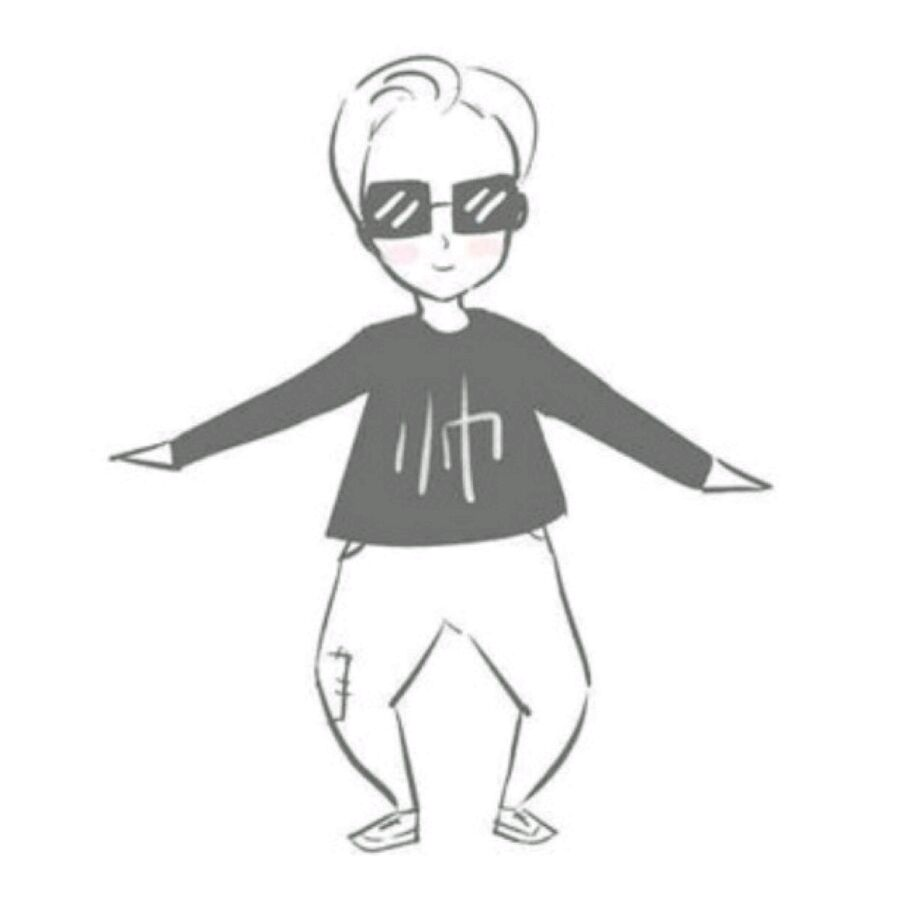
#> input picture test.jpg, 899 x 900 px
$ python picture_to_ascii.py test.jpg
#> lines starting #> are read from the running program, lines starting #| are printed output that depends on the picture
#!/usr/bin/env python
# -*- coding: utf-8 -*-

from PIL import Image
import argparse
import sys

base_bit = 175
ascii_chars = '$@B%8&WM#*oahkbdpqwmZO0QLCJUYXzcvunxrjft/\|()1{}[]?-_+~<>i!lI;:,\"^`\'. '

def get_char(r, g, b, alpha = 256):

    if alpha == 0:
        return ' '
    length = len(ascii_chars)
    gray = int(0.2126 * r + 0.7152 * g + 0.0722 * b)
    unit = (256.0 + 1) / length
    return ascii_chars[int(gray / unit)]

if __name__ == '__main__':

    parser = argparse.ArgumentParser()
    parser.add_argument('file')
    parser.add_argument('-o', '--output')
    parser.add_argument('--auto', type=bool, default=True, help='True|False')
    parser.add_argument('--width', type=int, default=0)
    parser.add_argument('--height', type=int, default=0)

    args = parser.parse_args()
    target_iamge = args.file
    target_iamge_width = args.width
    target_iamge_auto = args.auto
    target_iamge_height = args.height
    target_iamge_output = args.output

    target_iamge = Image.open(target_iamge)
#> target_iamge is the input picture: PIL image 899x900 RGB; mean R, G, B 240.4, 240.5, 240.3

    if target_iamge_width + target_iamge_height == 0:
        target_iamge_width, target_iamge_height = target_iamge.size
#> target_iamge_width = 899; target_iamge_height = 900
        if target_iamge_auto is True:
            if target_iamge_height >= target_iamge_width:
                target_iamge_width = int(base_bit * (float(target_iamge_width) / target_iamge_height))
#> target_iamge_width = 174
                target_iamge_height = base_bit
            else:
                target_iamge_height = int(base_bit * (float(target_iamge_height) / target_iamge_width))
                target_iamge_width = base_bit
        else:
            if target_iamge_width or target_iamge_height == 0:
                print("width or height can't less 0 !")
                sys.exit(-1)
    else:
        pass
    # print target_iamge_width,target_iamge_height
    target_iamge = target_iamge.resize( (target_iamge_width, target_iamge_height ), Image.NEAREST)
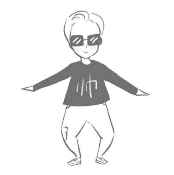
#> target_iamge: PIL image 174x175 RGB; mean R, G, B 240.4, 240.5, 240.3

    chars_txt = ""

    for height in range(target_iamge_height):
        for width in range(target_iamge_width):
            chars_txt += get_char(*target_iamge.getpixel((width, height)))
        chars_txt += '\n'

    print(chars_txt)

    if target_iamge_output:
        with open(target_iamge_output,'w') as f:
            f.write(chars_txt)
    else:
        with open("output.txt",'w') as f:
            f.write(chars_txt)
